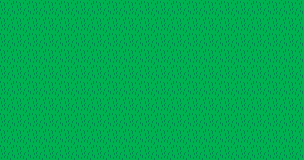

Tiled map render using the project's own tile images. Description and the whole map definition, tile-layer contents included, below:
An orthogonal 19x10 tile map with 16x16 px tiles, 1 tile layer (Camada de Blocos 1).

<map version="1.9" tiledversion="1.9.2" orientation="orthogonal" renderorder="right-down" width="19" height="10" tilewidth="16" tileheight="16" infinite="0" nextlayerid="2" nextobjectid="1">
 <tileset firstgid="1" name="floor" tilewidth="16" tileheight="16" tilecount="12" columns="4">
  <image source="../images/floor.png" width="64" height="48" />
 </tileset>
 <layer id="1" name="Camada de Blocos 1" width="19" height="10">
  <data encoding="csv">
6,6,6,6,6,6,6,6,6,6,6,6,6,6,6,6,6,6,6,
6,6,6,6,6,6,6,6,6,6,6,6,6,6,6,6,6,6,6,
6,6,6,6,6,6,6,6,6,6,6,6,6,6,6,6,6,6,6,
6,6,6,6,6,6,6,6,6,6,6,6,6,6,6,6,6,6,6,
6,6,6,6,6,6,6,6,6,6,6,6,6,6,6,6,6,6,6,
6,6,6,6,6,6,6,6,6,6,6,6,6,6,6,6,6,6,6,
6,6,6,6,6,6,6,6,6,6,6,6,6,6,6,6,6,6,6,
6,6,6,6,6,6,6,6,6,6,6,6,6,6,6,6,6,6,6,
6,6,6,6,6,6,6,6,6,6,6,6,6,6,6,6,6,6,6,
6,6,6,6,6,6,6,6,6,6,6,6,6,6,6,6,6,6,6
</data>
 </layer>
</map>
